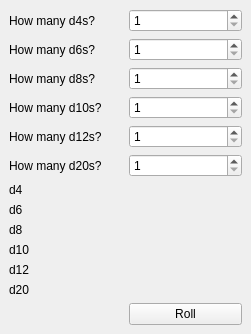
<?xml version="1.0" encoding="UTF-8"?>
<ui version="4.0">
 <class>MainWindow</class>
 <widget class="QMainWindow" name="MainWindow">
  <property name="geometry">
   <rect>
    <x>0</x>
    <y>0</y>
    <width>251</width>
    <height>311</height>
   </rect>
  </property>
  <property name="windowTitle">
   <string>MainWindow</string>
  </property>
  <widget class="QWidget" name="centralWidget">
   <layout class="QGridLayout" name="gridLayout">
    <item row="0" column="0">
     <widget class="QLabel" name="label">
      <property name="text">
       <string>How many d4s?</string>
      </property>
     </widget>
    </item>
    <item row="0" column="1">
     <widget class="QSpinBox" name="d4SpinBox">
      <property name="minimum">
       <number>1</number>
      </property>
     </widget>
    </item>
    <item row="1" column="0">
     <widget class="QLabel" name="label_2">
      <property name="text">
       <string>How many d6s?</string>
      </property>
     </widget>
    </item>
    <item row="1" column="1">
     <widget class="QSpinBox" name="d6SpinBox">
      <property name="minimum">
       <number>1</number>
      </property>
     </widget>
    </item>
    <item row="2" column="0">
     <widget class="QLabel" name="label_3">
      <property name="text">
       <string>How many d8s?</string>
      </property>
     </widget>
    </item>
    <item row="2" column="1">
     <widget class="QSpinBox" name="d8SpinBox">
      <property name="minimum">
       <number>1</number>
      </property>
     </widget>
    </item>
    <item row="3" column="0">
     <widget class="QLabel" name="label_4">
      <property name="text">
       <string>How many d10s?</string>
      </property>
     </widget>
    </item>
    <item row="3" column="1">
     <widget class="QSpinBox" name="d10SpinBox">
      <property name="minimum">
       <number>1</number>
      </property>
     </widget>
    </item>
    <item row="4" column="0">
     <widget class="QLabel" name="label_5">
      <property name="text">
       <string>How many d12s?</string>
      </property>
     </widget>
    </item>
    <item row="4" column="1">
     <widget class="QSpinBox" name="d12SpinBox">
      <property name="minimum">
       <number>1</number>
      </property>
     </widget>
    </item>
    <item row="5" column="0">
     <widget class="QLabel" name="label_6">
      <property name="text">
       <string>How many d20s?</string>
      </property>
     </widget>
    </item>
    <item row="5" column="1">
     <widget class="QSpinBox" name="d20SpinBox">
      <property name="minimum">
       <number>1</number>
      </property>
     </widget>
    </item>
    <item row="6" column="0">
     <widget class="QLabel" name="d4Label">
      <property name="text">
       <string>d4</string>
      </property>
     </widget>
    </item>
    <item row="6" column="1">
     <widget class="QLabel" name="d4Roll">
      <property name="autoFillBackground">
       <bool>false</bool>
      </property>
      <property name="text">
       <string/>
      </property>
     </widget>
    </item>
    <item row="7" column="0">
     <widget class="QLabel" name="d6Label">
      <property name="text">
       <string>d6</string>
      </property>
     </widget>
    </item>
    <item row="7" column="1">
     <widget class="QLabel" name="d6Roll">
      <property name="autoFillBackground">
       <bool>false</bool>
      </property>
      <property name="text">
       <string/>
      </property>
     </widget>
    </item>
    <item row="8" column="0">
     <widget class="QLabel" name="d8Label">
      <property name="text">
       <string>d8</string>
      </property>
     </widget>
    </item>
    <item row="8" column="1">
     <widget class="QLabel" name="d8Roll">
      <property name="autoFillBackground">
       <bool>false</bool>
      </property>
      <property name="text">
       <string/>
      </property>
     </widget>
    </item>
    <item row="9" column="0">
     <widget class="QLabel" name="d10Label">
      <property name="text">
       <string>d10</string>
      </property>
     </widget>
    </item>
    <item row="9" column="1">
     <widget class="QLabel" name="d10Roll">
      <property name="autoFillBackground">
       <bool>false</bool>
      </property>
      <property name="text">
       <string/>
      </property>
     </widget>
    </item>
    <item row="10" column="0">
     <widget class="QLabel" name="d12Label">
      <property name="text">
       <string>d12</string>
      </property>
     </widget>
    </item>
    <item row="10" column="1">
     <widget class="QLabel" name="d12Roll">
      <property name="autoFillBackground">
       <bool>false</bool>
      </property>
      <property name="text">
       <string/>
      </property>
     </widget>
    </item>
    <item row="11" column="0">
     <widget class="QLabel" name="d12Label_2">
      <property name="text">
       <string>d20</string>
      </property>
     </widget>
    </item>
    <item row="11" column="1">
     <widget class="QLabel" name="d20Roll">
      <property name="autoFillBackground">
       <bool>false</bool>
      </property>
      <property name="text">
       <string/>
      </property>
     </widget>
    </item>
    <item row="12" column="1">
     <widget class="QPushButton" name="rollButton">
      <property name="text">
       <string>Roll</string>
      </property>
     </widget>
    </item>
   </layout>
  </widget>
 </widget>
 <resources/>
 <connections/>
</ui>
